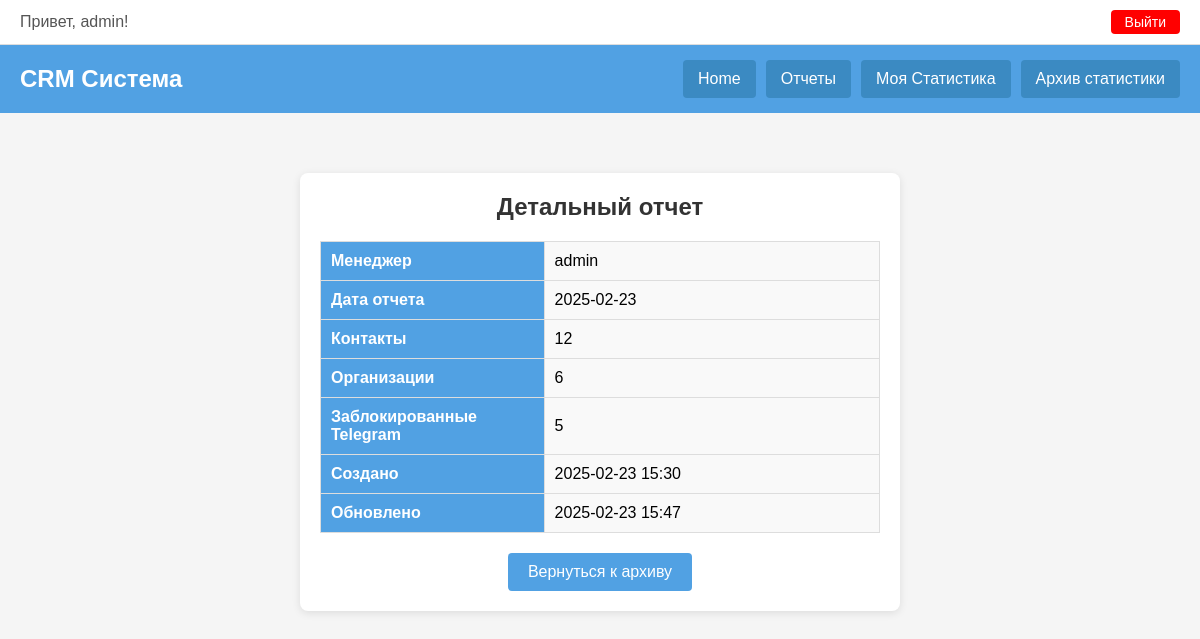
Screenshot of /crm/view-stat/1/ (signed in) with the database file from the repository.
### crm/models.py (models this page shows, shortened)
class DailyStatistic(models.Model):
    manager = models.ForeignKey(User, on_delete=models.CASCADE)
    report_date = models.DateField(default=timezone.localdate)  # можно оставить для удобства фильтрации
    contacts_count = models.PositiveIntegerField(default=0)
    organizations_count = models.PositiveIntegerField(default=0)
    blocked_telegram_count = models.PositiveIntegerField(default=0)
    created_at = models.DateTimeField(auto_now_add=True)  # фиксирует дату и время создания
    updated_at = models.DateTimeField(auto_now=True)
    class Meta:
        ordering = ('-created_at',)

### crm/views.py (the view)
# urls.py: path('view-stat/<int:stat_id>/', view_stat, name='view_stat'),
@staff_member_required
def view_stat(request, stat_id):
    stat = DailyStatistic.objects.get(id=stat_id)
    return render(request, "view_stat.html", {"stat": stat})

### templates/view_stat.html (shortened to what this page needs)
{% extends "base.html" %}
{% block content %}
  <div class="stat-detail-container">
    <h2>Детальный отчет</h2>
    <table>
      <tr>
        <th>Менеджер</th>
        <td>{{ stat.manager.username }}</td>
      </tr>
      <tr>
        <th>Дата отчета</th>
        <td>{{ stat.report_date|date:"Y-m-d" }}</td>
      </tr>
      <tr>
        <th>Контакты</th>
        <td>{{ stat.contacts_count }}</td>
      </tr>
      <tr>
        <th>Организации</th>
        <td>{{ stat.organizations_count }}</td>
      </tr>
      <tr>
        <th>Заблокированные Telegram</th>
        <td>{{ stat.blocked_telegram_count }}</td>
      </tr>
      <tr>
        <th>Создано</th>
        <td>{{ stat.created_at|date:"Y-m-d H:i" }}</td>
      </tr>
      <tr>
        <th>Обновлено</th>
        <td>{{ stat.updated_at|date:"Y-m-d H:i" }}</td>
      </tr>
    </table>
    <div style="text-align:center;">
      <a href="{% url 'admin_statistics' %}" class="back-button">Вернуться к архиву</a>
    </div>
  </div>
{% endblock %}

### templates/base.html (shortened to what this page needs)
<!DOCTYPE html>
<html lang="ru">
<head>
</head>
<body>
<div class="top-bar">
    {% if user.is_authenticated %}
        <span class="welcome">Привет, {{ user.username }}!</span>
        <form action="{% url 'logout' %}" method="post" class="logout-form">
            <button type="submit">Выйти</button>
        </form>
    {% else %}
        <a href="{% url 'login' %}">Войти</a>
        <a href="{% url 'register' %}">Регистрация</a>
    {% endif %}
</div>
<div class="header">
    <div class="logo">
        <h1>CRM Система</h1>
    </div>
    <div class="nav-buttons">
        <a href="{% url 'home' %}">Home</a>
        <a href="{% url 'daily_report' %}">Отчеты</a>
        <a href="{% url 'statistics' %}">Моя Статистика</a>
        {% if user.is_staff %}
            <a href="{% url 'admin_statistics' %}">Архив статистики</a>
        {% endif %}
    </div>
</div>
<div class="content">
    {% block content %}
    {% endblock %}
</div>
</body>
</html>

### templates/base.html (style rules this page uses)
* { margin: 0; padding: 0; box-sizing: border-box; }
body { font-family: Arial, sans-serif; background-color: #f5f5f5; }
.top-bar { background-color: #fff; border-bottom: 1px solid #ddd; padding: 10px 20px; display: flex; justify-content: flex-end; align-items: center; font-size: 14px; }
.top-bar .welcome { margin-right: auto; font-size: 16px; color: #555; }
.logout-form button { border: none; color: white; cursor: pointer; font-size: 14px; padding: 4px 14px; background-color: red; border-radius: 4px; margin-left: 15px; transition: background-color 0.3s ease; }
.header { background-color: #51A1E3; width: 100%; padding: 15px 20px; display: flex; justify-content: space-between; align-items: center; }
.header .logo h1 { color: #fff; font-size: 24px; }
.nav-buttons { display: flex; }
.nav-buttons a { color: #fff; text-decoration: none; padding: 10px 15px; margin-left: 10px; background-color: #3b8ac2; border-radius: 4px; transition: background-color 0.3s ease; }
.content { padding: 20px; }

### templates/view_stat.html (style rules this page uses)
.stat-detail-container { max-width: 600px; margin: 40px auto; padding: 20px; background: #fff; border-radius: 8px; box-shadow: 0 2px 8px rgba(0,0,0,0.1); }
.stat-detail-container h2 { text-align: center; margin-bottom: 20px; color: #333; }
.stat-detail-container table { width: 100%; border-collapse: collapse; }
.stat-detail-container th, .stat-detail-container td { padding: 10px; border: 1px solid #ddd; text-align: left; }
.stat-detail-container th { background-color: #51A1E3; color: #fff; width: 40%; }
.stat-detail-container td { background-color: #f9f9f9; }
.back-button { display: inline-block; margin-top: 20px; padding: 10px 20px; background-color: #51A1E3; color: #fff; text-decoration: none; border-radius: 4px; transition: background-color 0.3s ease; }

### rows the page displays
DailyStatistic: manager.username "admin", report_date "2025-02-23", contacts_count "12", organizations_count "6", blocked_telegram_count "5", created_at "2025-02-23 15:30", updated_at "2025-02-23 15:47"

### other values shown
{{ user.username }} "admin"
